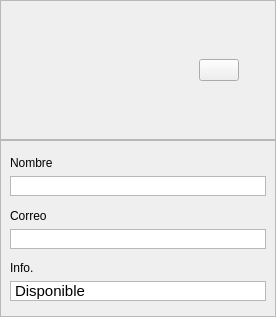
               <widget class="QWidget" name="editar_perfil">
                <layout class="QVBoxLayout" name="verticalLayout_20">
                 <property name="spacing">
                  <number>0</number>
                 </property>
                 <property name="leftMargin">
                  <number>0</number>
                 </property>
                 <property name="topMargin">
                  <number>0</number>
                 </property>
                 <property name="rightMargin">
                  <number>0</number>
                 </property>
                 <property name="bottomMargin">
                  <number>0</number>
                 </property>
                 <item alignment="Qt::AlignTop">
                  <widget class="QFrame" name="frame_11">
                   <property name="frameShape">
                    <enum>QFrame::StyledPanel</enum>
                   </property>
                   <property name="frameShadow">
                    <enum>QFrame::Raised</enum>
                   </property>
                   <layout class="QHBoxLayout" name="horizontalLayout_11">
                    <item>
                     <spacer name="horizontalSpacer_4">
                      <property name="orientation">
                       <enum>Qt::Horizontal</enum>
                      </property>
                      <property name="sizeHint" stdset="0">
                       <size>
                        <width>12</width>
                        <height>117</height>
                       </size>
                      </property>
                     </spacer>
                    </item>
                    <item>
                     <widget class="QLabel" name="label_8">
                      <property name="minimumSize">
                       <size>
                        <width>120</width>
                        <height>120</height>
                       </size>
                      </property>
                      <property name="maximumSize">
                       <size>
                        <width>120</width>
                        <height>120</height>
                       </size>
                      </property>
                      <property name="text">
                       <string/>
                      </property>
                      <property name="pixmap">
                       <pixmap>usuario.png</pixmap>
                      </property>
                      <property name="scaledContents">
                       <bool>true</bool>
                      </property>
                     </widget>
                    </item>
                    <item>
                     <spacer name="horizontalSpacer_5">
                      <property name="orientation">
                       <enum>Qt::Horizontal</enum>
                      </property>
                      <property name="sizeType">
                       <enum>QSizePolicy::Expanding</enum>
                      </property>
                      <property name="sizeHint" stdset="0">
                       <size>
                        <width>40</width>
                        <height>20</height>
                       </size>
                      </property>
                     </spacer>
                    </item>
                    <item>
                     <widget class="QPushButton" name="listo">
                      <property name="text">
                       <string/>
                      </property>
                      <property name="icon">
                       <iconset>
                        <normaloff>feather/check-circle.svg</normaloff>feather/check-circle.svg</iconset>
                      </property>
                      <property name="iconSize">
                       <size>
                        <width>30</width>
                        <height>30</height>
                       </size>
                      </property>
                     </widget>
                    </item>
                    <item>
                     <spacer name="horizontalSpacer_6">
                      <property name="orientation">
                       <enum>Qt::Horizontal</enum>
                      </property>
                      <property name="sizeType">
                       <enum>QSizePolicy::Expanding</enum>
                      </property>
                      <property name="sizeHint" stdset="0">
                       <size>
                        <width>27</width>
                        <height>17</height>
                       </size>
                      </property>
                     </spacer>
                    </item>
                   </layout>
                  </widget>
                 </item>
                 <item>
                  <widget class="QFrame" name="frame_12">
                   <property name="sizePolicy">
                    <sizepolicy hsizetype="Preferred" vsizetype="Expanding">
                     <horstretch>0</horstretch>
                     <verstretch>0</verstretch>
                    </sizepolicy>
                   </property>
                   <property name="frameShape">
                    <enum>QFrame::StyledPanel</enum>
                   </property>
                   <property name="frameShadow">
                    <enum>QFrame::Raised</enum>
                   </property>
                   <layout class="QVBoxLayout" name="verticalLayout_21">
                    <item>
                     <spacer name="verticalSpacer_6">
                      <property name="orientation">
                       <enum>Qt::Vertical</enum>
                      </property>
                      <property name="sizeHint" stdset="0">
                       <size>
                        <width>20</width>
                        <height>6</height>
                       </size>
                      </property>
                     </spacer>
                    </item>
                    <item>
                     <widget class="QLabel" name="label_3">
                      <property name="text">
                       <string>Nombre</string>
                      </property>
                     </widget>
                    </item>
                    <item>
                     <widget class="QTextEdit" name="textEdit">
                      <property name="maximumSize">
                       <size>
                        <width>16777215</width>
                        <height>20</height>
                       </size>
                      </property>
                      <property name="styleSheet">
                       <string notr="true">border-bottom: 1px solid white;</string>
                      </property>
                      <property name="verticalScrollBarPolicy">
                       <enum>Qt::ScrollBarAlwaysOff</enum>
                      </property>
                     </widget>
                    </item>
                    <item>
                     <spacer name="verticalSpacer_9">
                      <property name="orientation">
                       <enum>Qt::Vertical</enum>
                      </property>
                      <property name="sizeHint" stdset="0">
                       <size>
                        <width>20</width>
                        <height>7</height>
                       </size>
                      </property>
                     </spacer>
                    </item>
                    <item>
                     <widget class="QLabel" name="label_5">
                      <property name="text">
                       <string>Correo</string>
                      </property>
                     </widget>
                    </item>
                    <item>
                     <widget class="QTextEdit" name="textEdit_2">
                      <property name="maximumSize">
                       <size>
                        <width>16777215</width>
                        <height>20</height>
                       </size>
                      </property>
                      <property name="styleSheet">
                       <string notr="true">border-bottom: 1px solid white;</string>
                      </property>
                      <property name="verticalScrollBarPolicy">
                       <enum>Qt::ScrollBarAlwaysOff</enum>
                      </property>
                     </widget>
                    </item>
                    <item>
                     <spacer name="verticalSpacer_7">
                      <property name="orientation">
                       <enum>Qt::Vertical</enum>
                      </property>
                      <property name="sizeHint" stdset="0">
                       <size>
                        <width>20</width>
                        <height>6</height>
                       </size>
                      </property>
                     </spacer>
                    </item>
                    <item>
                     <widget class="QLabel" name="label_7">
                      <property name="text">
                       <string>Info.</string>
                      </property>
                     </widget>
                    </item>
                    <item>
                     <widget class="QTextEdit" name="textEdit_3">
                      <property name="maximumSize">
                       <size>
                        <width>16777215</width>
                        <height>20</height>
                       </size>
                      </property>
                      <property name="styleSheet">
                       <string notr="true">border-bottom: 1px solid white;</string>
                      </property>
                      <property name="verticalScrollBarPolicy">
                       <enum>Qt::ScrollBarAlwaysOff</enum>
                      </property>
                      <property name="html">
                       <string>&lt;!DOCTYPE HTML PUBLIC &quot;-//W3C//DTD HTML 4.0//EN&quot; &quot;http://www.w3.org/TR/REC-html40/strict.dtd&quot;&gt;
&lt;html&gt;&lt;head&gt;&lt;meta name=&quot;qrichtext&quot; content=&quot;1&quot; /&gt;&lt;meta charset=&quot;utf-8&quot; /&gt;&lt;style type=&quot;text/css&quot;&gt;
p, li { white-space: pre-wrap; }
hr { height: 1px; border-width: 0; }
li.unchecked::marker { content: &quot;\2610&quot;; }
li.checked::marker { content: &quot;\2612&quot;; }
&lt;/style&gt;&lt;/head&gt;&lt;body style=&quot; font-family:'Tempus Sans ITC'; font-size:11pt; font-weight:400; font-style:normal;&quot;&gt;
&lt;p style=&quot; margin-top:0px; margin-bottom:0px; margin-left:0px; margin-right:0px; -qt-block-indent:0; text-indent:0px;&quot;&gt;Disponible&lt;/p&gt;
&lt;p style=&quot;-qt-paragraph-type:empty; margin-top:0px; margin-bottom:0px; margin-left:0px; margin-right:0px; -qt-block-indent:0; text-indent:0px;&quot;&gt;&lt;br /&gt;&lt;/p&gt;&lt;/body&gt;&lt;/html&gt;</string>
                      </property>
                     </widget>
                    </item>
                    <item>
                     <spacer name="verticalSpacer_8">
                      <property name="orientation">
                       <enum>Qt::Vertical</enum>
                      </property>
                      <property name="sizeHint" stdset="0">
                       <size>
                        <width>20</width>
                        <height>6</height>
                       </size>
                      </property>
                     </spacer>
                    </item>
                   </layout>
                  </widget>
                 </item>
                </layout>
               </widget>
